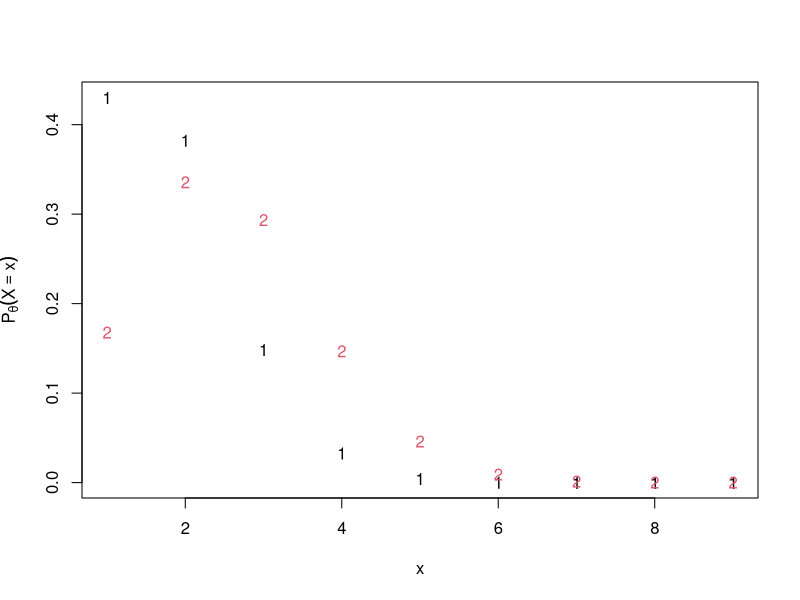

Write the R code that produced this figure.
## Exercise 2, section 7.2, DeGroot
## Omega, the parameter space
theta1 <- .1
theta2 <- .2
n <- 8

## P_theta(X = x)
f1 <- function(x) dbinom(x = x, size = n, prob = theta1)
f1 <- Vectorize(f1)
f2 <- function(x) dbinom(x = x, size = n, prob = theta2)
f2 <- Vectorize(f2)

## Plotting
tb <- tibble::tibble(f1 = f1(0:n), f2  = f2(0:n))
tb
matplot(tb,
        ylab = expression(P[theta](X==x)), 
        xlab = expression(x))

ratio <- function(x, n) (4/9)^x * (9/8)^n

ratio(0:n, n)
f1(0:n)/f2(0:n)

n/(0:n)
-log(4/9)/log(9/8)
## Prior
pr1 <- .7
pr2 <- .3

## Posterior
p1 <- function(x) f1(x) * pr1
p2 <- function(x) f2(x) * pr2

post <- function(x) {
  v1 <- p1(x)
  v2 <- p2(x)
  return(
    v1/(v1 + v2)
  )
}

post(0:n)/(1-post(0:n))
p1(0:n)/p2(0:n)